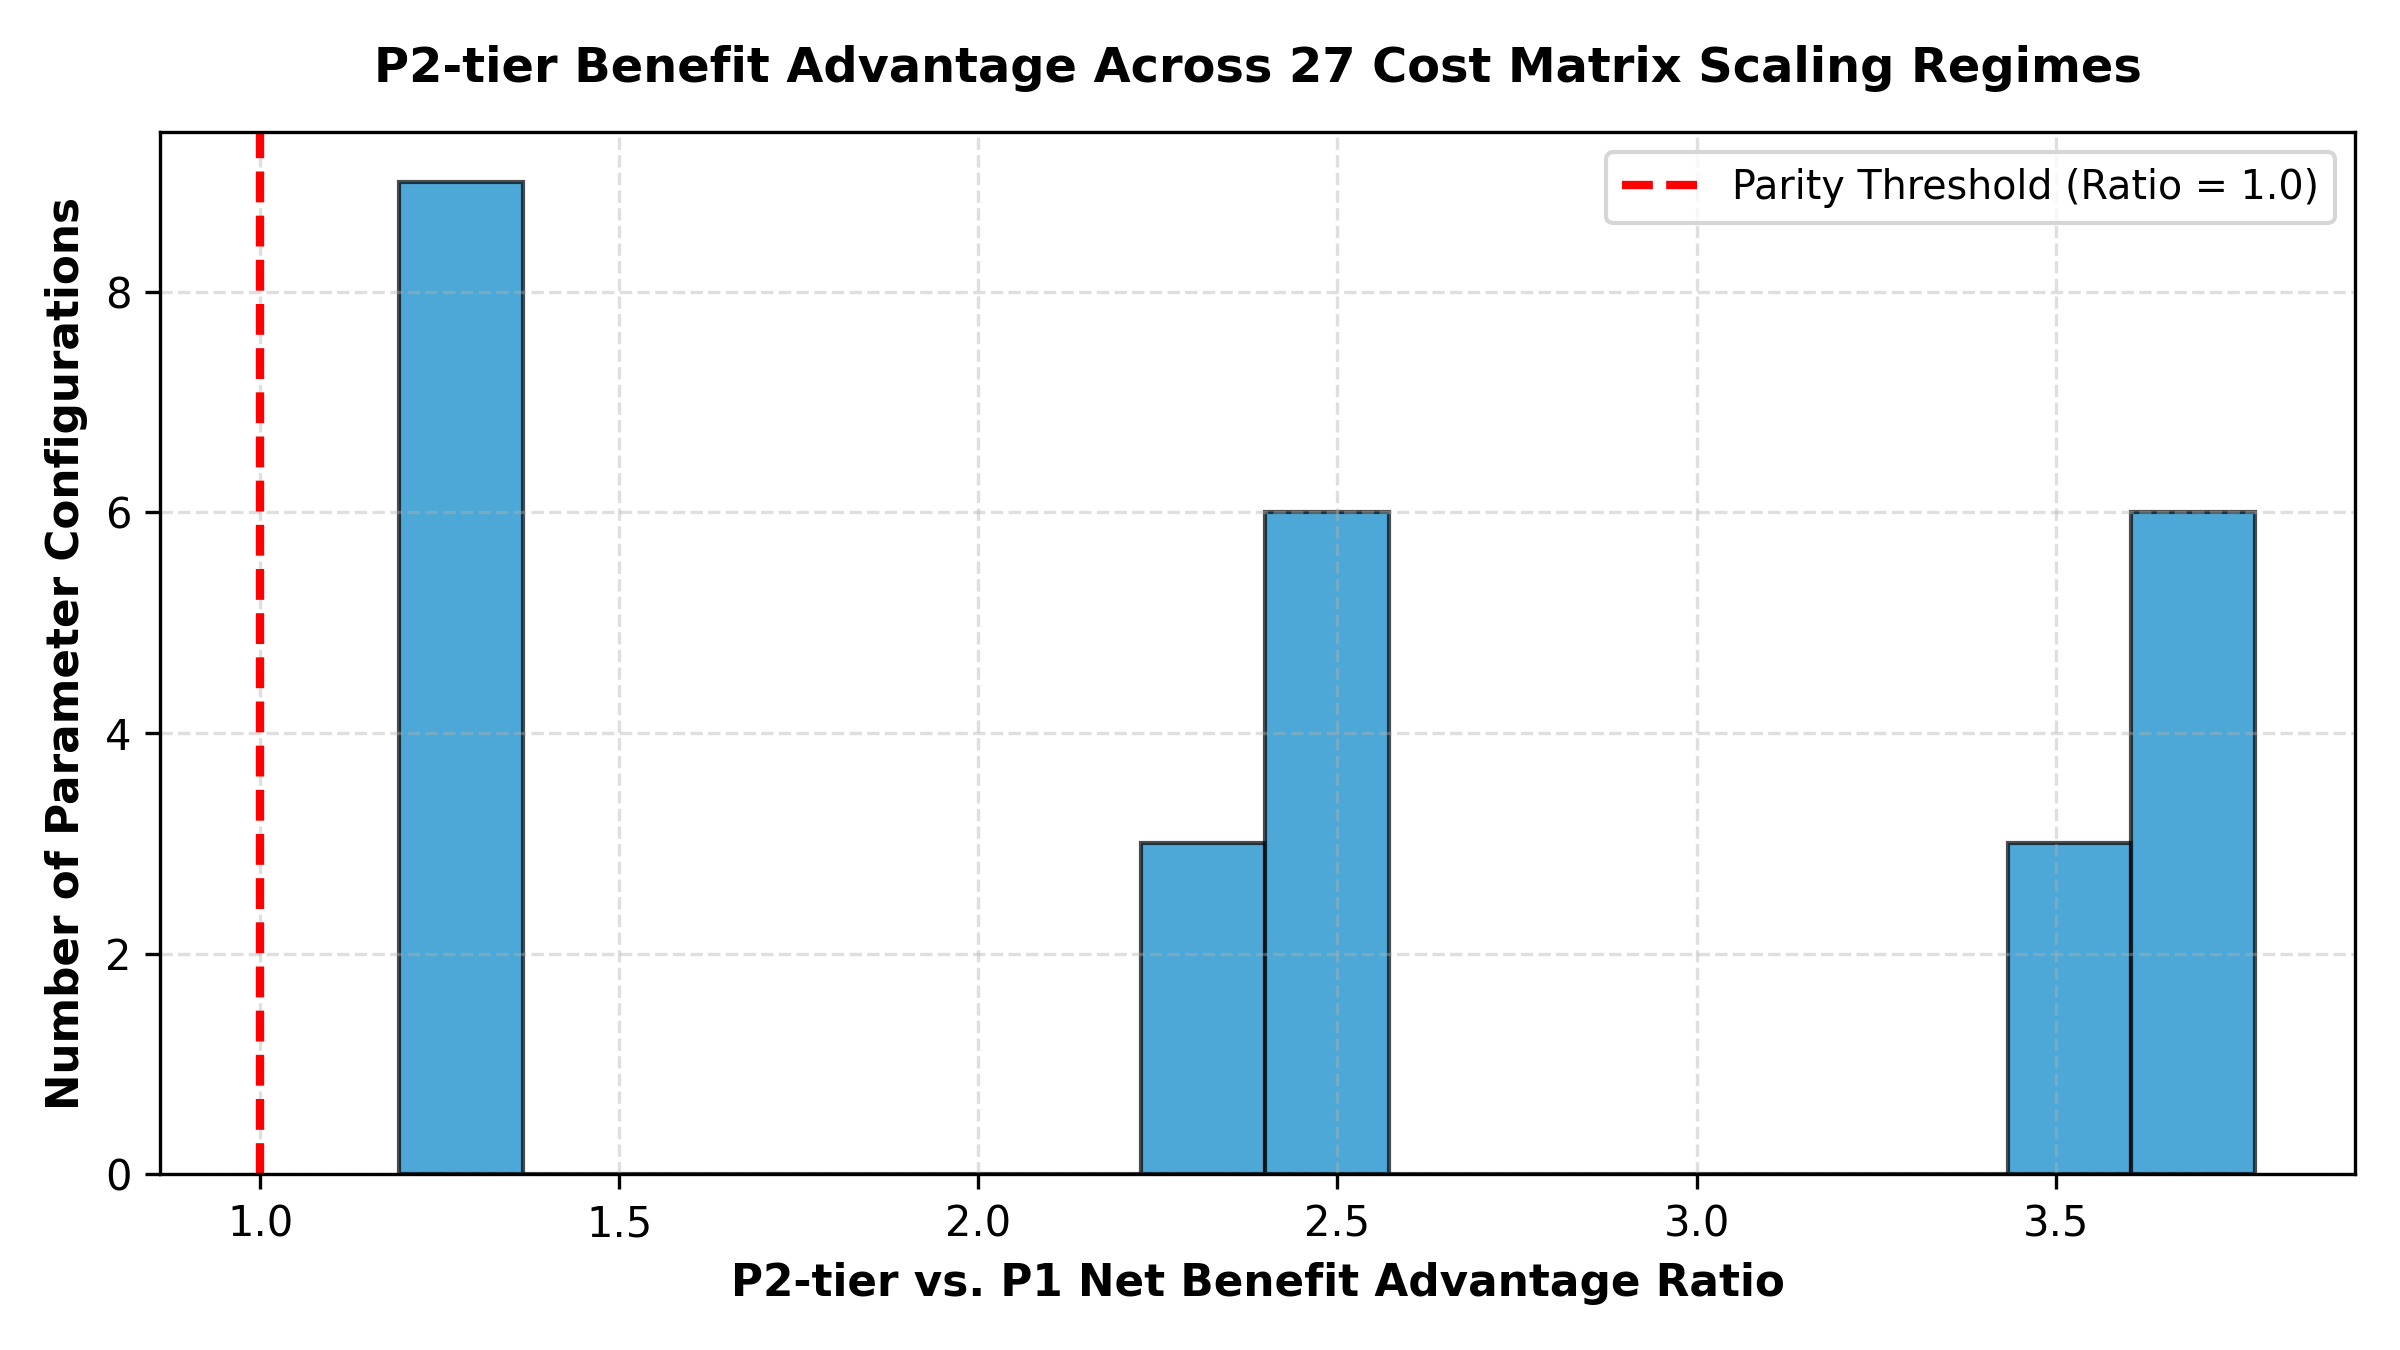

The Python source for this figure:
import pandas as pd
import matplotlib
matplotlib.use("Agg")
import matplotlib.pyplot as plt

df = pd.read_csv("experiments/E24_cost_matrix_sensitivity/results.csv")
ratios = df["P2_tier_Advantage_Ratio"]

plt.figure(figsize=(8, 4.5), dpi=300)
plt.hist(ratios, bins=15, color="#0284c7", edgecolor="black", alpha=0.7)
plt.axvline(1.0, color="red", linestyle="--", linewidth=2, label="Parity Threshold (Ratio = 1.0)")
plt.xlabel("P2-tier vs. P1 Net Benefit Advantage Ratio", fontsize=10.5, fontweight="bold")
plt.ylabel("Number of Parameter Configurations", fontsize=10.5, fontweight="bold")
plt.title("P2-tier Benefit Advantage Across 27 Cost Matrix Scaling Regimes", fontsize=11.5, fontweight="bold", pad=12)
plt.legend(loc="upper right", fontsize=9.5)
plt.grid(True, linestyle="--", alpha=0.4)
plt.tight_layout()
plt.savefig("experiments/E24_cost_matrix_sensitivity/plot.png", dpi=300)
plt.close()
print("Saved experiments/E24_cost_matrix_sensitivity/plot.png")
